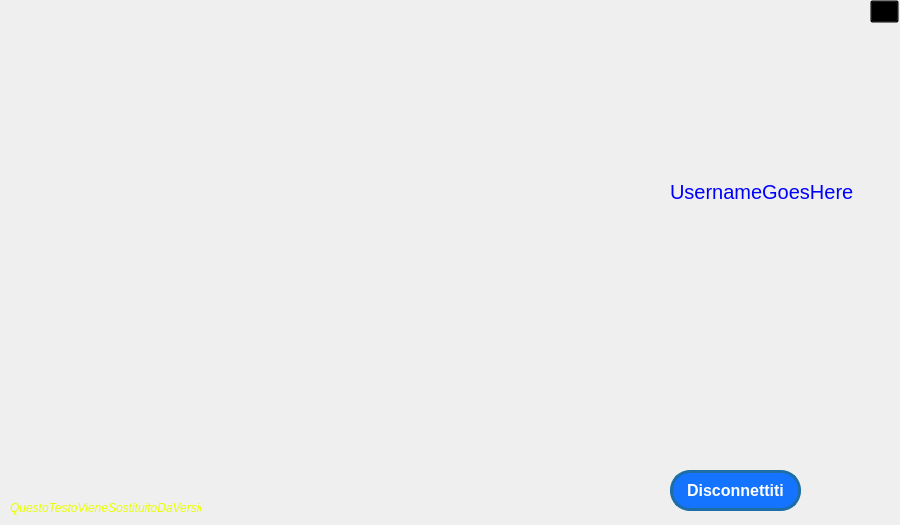
<?xml version="1.0" encoding="UTF-8"?>
<ui version="4.0">
 <class>StartMenu</class>
 <widget class="QMainWindow" name="StartMenu">
  <property name="geometry">
   <rect>
    <x>0</x>
    <y>0</y>
    <width>900</width>
    <height>525</height>
   </rect>
  </property>
  <property name="minimumSize">
   <size>
    <width>900</width>
    <height>525</height>
   </size>
  </property>
  <property name="maximumSize">
   <size>
    <width>900</width>
    <height>525</height>
   </size>
  </property>
  <property name="windowTitle">
   <string>MainWindow</string>
  </property>
  <property name="styleSheet">
   <string notr="true">#centralwidget {border-image: url(:/image/start.jpg);}</string>
  </property>
  <widget class="QWidget" name="centralwidget">
   <widget class="QLabel" name="version">
    <property name="geometry">
     <rect>
      <x>10</x>
      <y>500</y>
      <width>191</width>
      <height>16</height>
     </rect>
    </property>
    <property name="font">
     <font>
      <family>MS Shell Dlg 2</family>
      <italic>true</italic>
     </font>
    </property>
    <property name="styleSheet">
     <string notr="true">color: #EAFF00;</string>
    </property>
    <property name="text">
     <string>QuestoTestoVieneSostituitoDaVersione</string>
    </property>
   </widget>
   <widget class="QPushButton" name="exitButton">
    <property name="geometry">
     <rect>
      <x>870</x>
      <y>0</y>
      <width>29</width>
      <height>23</height>
     </rect>
    </property>
    <property name="cursor">
     <cursorShape>PointingHandCursor</cursorShape>
    </property>
    <property name="styleSheet">
     <string notr="true">background-color: Transparent;
background-repeat:no-repeat;
</string>
    </property>
    <property name="text">
     <string/>
    </property>
    <property name="iconSize">
     <size>
      <width>25</width>
      <height>25</height>
     </size>
    </property>
   </widget>
   <widget class="QPushButton" name="Username">
    <property name="geometry">
     <rect>
      <x>670</x>
      <y>180</y>
      <width>211</width>
      <height>23</height>
     </rect>
    </property>
    <property name="styleSheet">
     <string notr="true">#Username{
	text-align: left;
	color: #0000FF;
	font-size: 20px;
	background-color:transparent;
	border: transparent;
}
#Username:hover{
	text-decoration: underline;
}
</string>
    </property>
    <property name="text">
     <string>UsernameGoesHere</string>
    </property>
   </widget>
   <widget class="QPushButton" name="LogoutButton">
    <property name="geometry">
     <rect>
      <x>670</x>
      <y>470</y>
      <width>131</width>
      <height>41</height>
     </rect>
    </property>
    <property name="maximumSize">
     <size>
      <width>16777199</width>
      <height>16777215</height>
     </size>
    </property>
    <property name="font">
     <font>
      <pointsize>-1</pointsize>
      <weight>75</weight>
      <bold>true</bold>
     </font>
    </property>
    <property name="cursor">
     <cursorShape>PointingHandCursor</cursorShape>
    </property>
    <property name="styleSheet">
     <string notr="true">#LogoutButton{
	color: rgb(255, 255, 255); 
	background-color: rgb(20, 115, 255); 
	font-size: 16px; 
	border-radius: 20px; 
	border: 3px solid rgb(28, 110, 164);
}
#LogoutButton:hover{
	background-color: rgb(28, 110, 164);
}
#LogoutButton:pressed{
	background-color: rgb(20, 78, 117);
}</string>
    </property>
    <property name="text">
     <string>Disconnettiti</string>
    </property>
   </widget>
  </widget>
 </widget>
 <resources/>
 <connections/>
</ui>
